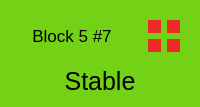
               <widget class="QWidget" name="cell_n7" native="true">
                <property name="styleSheet">
                 <string notr="true">background-color: rgb(115, 210, 22);
border-color: rgb(255, 255, 255);</string>
                </property>
                <layout class="QGridLayout" name="gridLayout_15">
                 <item row="0" column="0">
                  <widget class="QLabel" name="n7">
                   <property name="font">
                    <font>
                     <pointsize>13</pointsize>
                    </font>
                   </property>
                   <property name="text">
                    <string>Block 5 #7</string>
                   </property>
                   <property name="alignment">
                    <set>Qt::AlignCenter</set>
                   </property>
                  </widget>
                 </item>
                 <item row="0" column="1">
                  <widget class="QWidget" name="w7" native="true">
                   <property name="sizePolicy">
                    <sizepolicy hsizetype="Fixed" vsizetype="Fixed">
                     <horstretch>0</horstretch>
                     <verstretch>0</verstretch>
                    </sizepolicy>
                   </property>
                   <property name="minimumSize">
                    <size>
                     <width>50</width>
                     <height>50</height>
                    </size>
                   </property>
                   <property name="maximumSize">
                    <size>
                     <width>50</width>
                     <height>50</height>
                    </size>
                   </property>
                   <layout class="QGridLayout" name="gridLayout_16">
                    <item row="0" column="0">
                     <widget class="QWidget" name="n7_mainsys" native="true">
                      <property name="styleSheet">
                       <string notr="true">background-color: rgb(239, 41, 41);</string>
                      </property>
                     </widget>
                    </item>
                    <item row="0" column="1">
                     <widget class="QWidget" name="n7_mainradar" native="true">
                      <property name="styleSheet">
                       <string notr="true">background-color: rgb(239, 41, 41);</string>
                      </property>
                     </widget>
                    </item>
                    <item row="1" column="0">
                     <widget class="QWidget" name="n7_subsys" native="true">
                      <property name="styleSheet">
                       <string notr="true">background-color: rgb(239, 41, 41);</string>
                      </property>
                     </widget>
                    </item>
                    <item row="1" column="1">
                     <widget class="QWidget" name="n7_subradar" native="true">
                      <property name="styleSheet">
                       <string notr="true">background-color: rgb(239, 41, 41);</string>
                      </property>
                     </widget>
                    </item>
                   </layout>
                  </widget>
                 </item>
                 <item row="1" column="0" colspan="2">
                  <widget class="QLabel" name="n7_display">
                   <property name="font">
                    <font>
                     <pointsize>19</pointsize>
                    </font>
                   </property>
                   <property name="styleSheet">
                    <string notr="true">border-color: rgb(255, 255, 255);</string>
                   </property>
                   <property name="text">
                    <string>Stable</string>
                   </property>
                   <property name="alignment">
                    <set>Qt::AlignCenter</set>
                   </property>
                  </widget>
                 </item>
                </layout>
               </widget>
